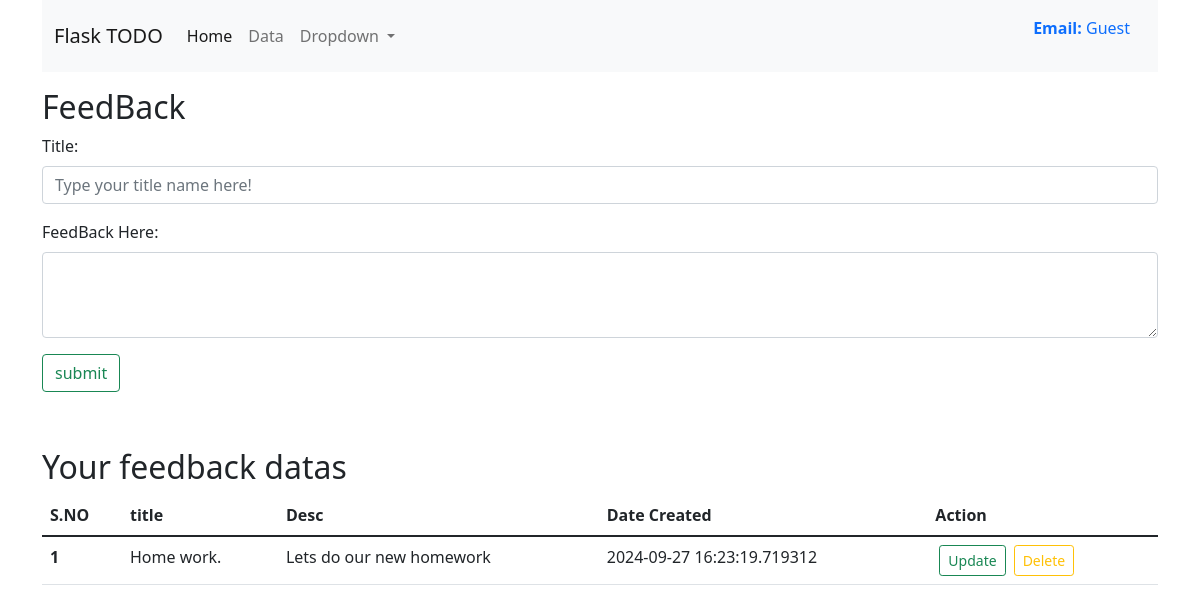
The page / on the database its author committed.
### app.py (models this page shows, shortened)
class Todo(db.Model):
    __tablename__ = 'todo'
    sno = db.Column(db.Integer, primary_key=True)
    title = db.Column(db.String, nullable=False)
    desc= db.Column(db.String(500), nullable=False)
    date_created = db.Column(db.DateTime, default = datetime.utcnow)

### app.py (the view)
@app.route('/', methods =['GET', 'POST'])
def main_page():
    if request.method =="POST":
        title =request.form['title']
        desc = request.form['desc']
        todo = Todo(title = title, desc = desc)
        db.session.add(todo)
        db.session.commit()
    alltodo = Todo.query.all()
    return render_template('index.html', alltodo=alltodo)

### templates/index.html (shortened to what this page needs)
{% extends "base.html" %}
{% block body %}
    <div class ="container my-3" >
      <h2> FeedBack</h2>
      <form action ="/" method = "POST">
      <div class="mb-3">
          <label for="title" class="form-label">Title: </label>
          <input type="text" class="form-control" name="title" id="title" placeholder="Type your title name here!">
        </div>
        <div class="mb-3">
          <label for="desc" class="form-label">FeedBack Here: </label>
          <textarea class="form-control" name= "desc" id="desc" rows="3"></textarea>
        </div>
        <button type="submit" class="btn btn-outline-success"> submit</button>
      </form>
    </div>
    <br>
    <div class = "container my-3" >
      <h2> Your feedback datas </h2>
            {% if alltodo|length == 0 %}
            <div class="alert alert-secondary" role="alert">
              No data found! Please add your todo data.
              </div>
                {% else %}
                <table class="table">
                    <thead>
                      <tr>
                        <th scope="col">S.NO</th>
                        <th scope="col">title</th>
                        <th scope="col">Desc</th>
                        <th scope="col">Date Created</th>
                        <th scope="col">Action</th>
                      </tr>
                    </thead>
                    <tbody>
            {% for todo in alltodo %}
            <tr>
            <th scope="row">{{loop.index}}</th>
            <td>{{todo.title}}</td>
            <td>{{todo.desc}}</td>
            <td>{{todo.date_created}}</td>
            <td>
              <a href="/update/{{todo.sno}}" type="button" class="btn btn-outline-success btn-sm mx-1">Update</button>
              <a href="/delete/{{todo.sno}}" type="button" class="btn btn-outline-warning btn-sm mx-1">Delete</button>
            </td>
          </tr>
        </tbody>
      </table>
            {% endfor %}
            {% endif %}
    </div>
    {% endblock body %}

### rows shown on the page
Todo: title "Home work.", desc "Lets do our new homework", date_created "2024-09-27 16:23:19.719312"

### other values the page prints
{{ user.email if user else "Guest" }} "Guest"
